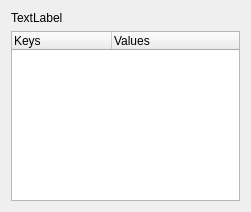
<?xml version="1.0" encoding="UTF-8"?>
<ui version="4.0">
 <class>FlavobjField</class>
 <widget class="QWidget" name="FlavobjField">
  <property name="geometry">
   <rect>
    <x>0</x>
    <y>0</y>
    <width>251</width>
    <height>212</height>
   </rect>
  </property>
  <property name="windowTitle">
   <string>Form</string>
  </property>
  <layout class="QVBoxLayout" name="verticalLayout">
   <item>
    <widget class="QLabel" name="label">
     <property name="text">
      <string>TextLabel</string>
     </property>
    </widget>
   </item>
   <item>
    <widget class="QTreeWidget" name="treeWidget">
     <property name="rootIsDecorated">
      <bool>false</bool>
     </property>
     <column>
      <property name="text">
       <string>Keys</string>
      </property>
     </column>
     <column>
      <property name="text">
       <string>Values</string>
      </property>
     </column>
    </widget>
   </item>
  </layout>
 </widget>
 <resources/>
 <connections/>
</ui>
